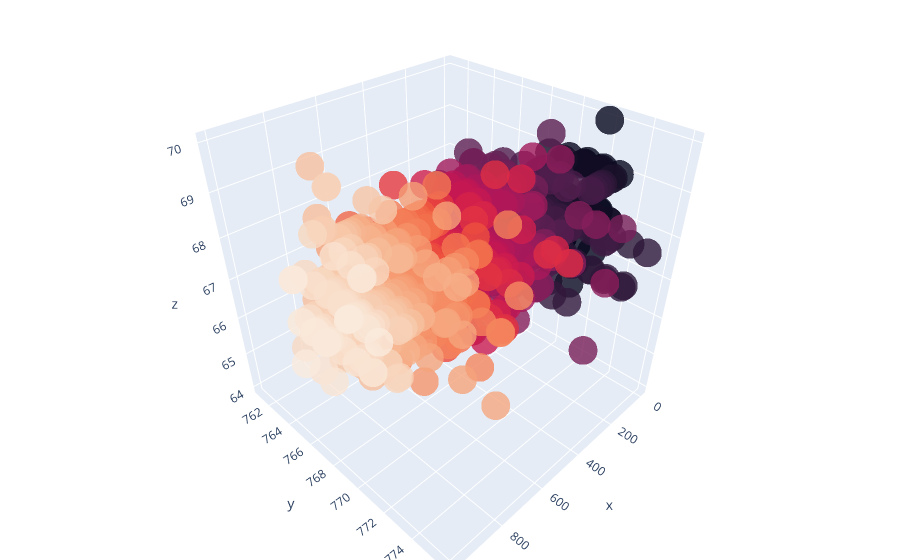

Notebook source saved alongside this figure:
### Code cell
import plotly
import plotly.graph_objs as go


trace = go.Scatter3d(
    x=list(range(len(data))),
    # x=[0] * len(data),
    y=data["fit"],
    z=data["nb_colors"],
    mode="markers",
    marker={
        "size": 10,
        "opacity": 0.8,
        "color":sns.color_palette("rocket", len(scores))
    },
)

# Configure the layout.
layout = go.Layout(margin={"l": 0, "r": 0, "b": 0, "t": 0})

data_ = [trace]

plot_figure = go.Figure(data=data_, layout=layout)

# Render the plot.
plotly.offline.iplot(plot_figure)

### Figure 1 — Plotly figure (JSON) as saved in the notebook; plotly's stock layout.template omitted (floating-point values rounded to 4 significant figures; data arrays with more than 128 entries replaced by an {"elided": "..."} marker saying what was removed)
{"data": [{"marker": {"color": {"elided": "1000x3 float values"}, "opacity": 0.8, "size": 10}, "mode": "markers", "type": "scatter3d", "x": {"elided": "1000 int values"}, "y": {"elided": "1000 int values"}, "z": {"elided": "1000 int values"}}], "layout": {"margin": {"b": 0, "l": 0, "r": 0, "t": 0}}}
